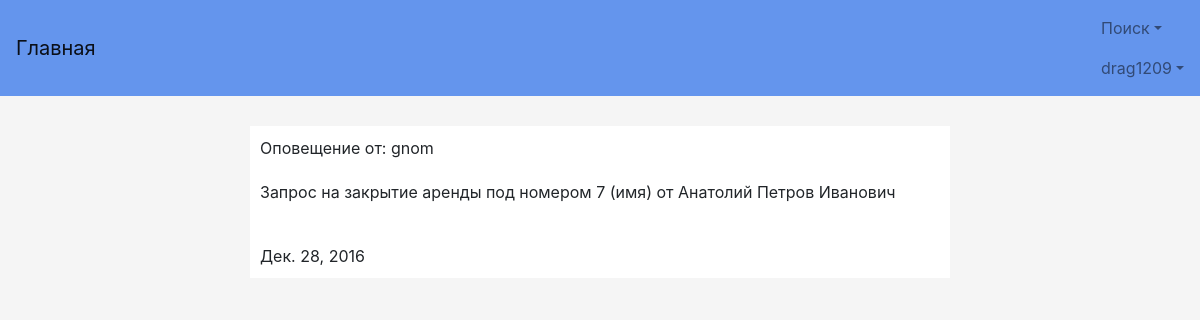
Screenshot of /profile/mails (signed in) with the database file from the repository.
### TOFI/models.py (models this page shows, shortened)
class MyUser(AbstractBaseUser):
    username = models.CharField(verbose_name='Логин', max_length=50, unique=True)
    password = models.CharField(verbose_name='Пароль', max_length=50)
    name = models.CharField(verbose_name='Имя', max_length=50)
    surname = models.CharField(verbose_name='Фамилия', max_length=50)
    last_name = models.CharField(verbose_name='Отчество', max_length=50)
    age = models.IntegerField(verbose_name='Возраст')
    passport_id = models.CharField(verbose_name='Номер паспорта', max_length=50, unique=True)
    phone = models.CharField(verbose_name='Телефон', max_length=50)
    address = models.CharField(verbose_name='Адрес', max_length=50)
    email = models.CharField(verbose_name='Электронная почта', max_length=50, unique=True)
    taxpayer_account_number = models.IntegerField(verbose_name='УНН', null=True)
    license_field = models.CharField(verbose_name='Лицензия', max_length=50, null=True)
    ie = models.BooleanField(verbose_name='ИП', default=False)
    balance = models.FloatField(verbose_name='', default=0)
    user_card_id = models.ManyToManyField(UserCard, default=None)
    objects = MyUserManager()
    USERNAME_FIELD = 'username'
    REQUIRED_FIELDS = ['name', 'surname', 'last_name', 'age', 'passport_id', 'phone', 'address', 'email', 'ie']
    is_active = models.BooleanField(default=True)
    reason_block = models.CharField(max_length=100, null=True)
    is_admin = models.BooleanField(default=False)
    is_moder = models.BooleanField(default=False)
    wrong_password_number = models.IntegerField(default=0)

class MessageStatusRent(models.Model):
    id_user_from = models.IntegerField()
    login_user_from = models.CharField(max_length=50, null=True)
    id_user_to = models.IntegerField()
    creation_date = models.DateField(default=None)
    text_message = models.CharField(max_length=100)
    text_more = models.CharField(max_length=100)
    id_rent = models.IntegerField(null=True)
    is_new = models.BooleanField(default=True)  # прочитано ли сообщение
    is_done = models.BooleanField(default=False)  # запрос на аренду True - подтвердил
    type_mes = models.BooleanField(default=True)

### user_profile/views.py (the view)
# urls.py: url(r'mails', views.mails, name='Mails'),
def mails(request):
    if request.user.is_anonymous or not request.user.is_active:
        return HttpResponseRedirect("/login")
    mails = models.MessageStatusRent.objects.all().filter(id_user_to=request.user.id).order_by('-creation_date')
    for mail in mails:
        mail.is_new = False
        mail.save()
    return render(request, "Profile/Mails.html", {'mails': mails})

### TOFI/templates/Profile/Mails.html (shortened to what this page needs)
{% extends "base.html" %}
{% block content %}
        {% if mails %}
            {% for mail in mails %}
                <table class="center">
                    <tr class="padding">
                        <td class="padding">
                            Оповещение от: {{ mail.login_user_from }}
                        </td>
                    </tr>
                    <tr>
                        <td class="padding">
                            {{ mail.text_message }}
                        </td>
                    </tr>
                    <tr>
                        <td class="padding">
                        </td>
                    </tr>
                    <tr>
                        <td class="padding">
                            {{ mail.creation_date }}
                        </td>
                    </tr>
                </table>
            {% endfor %}
        {% endif %}
{% endblock %}

### TOFI/templates/base.html (shortened to what this page needs)
{% load staticfiles %}
<!DOCTYPE html>
<html lang="ru">
  <head>
      <link href="https://cdnjs.cloudflare.com/ajax/libs/twitter-bootstrap/4.0.0-alpha.5/css/bootstrap.min.css"
            rel="stylesheet">
      <link href="{% static 'style.css' %}" rel="stylesheet">
      <link href="http://ajax.googleapis.com/ajax/libs/jqueryui/1.8/themes/base/jquery-ui.css" rel="stylesheet"
            type="text/css"/>
      <link href="https://cdnjs.cloudflare.com/ajax/libs/bootstrap-datepicker/1.6.4/css/bootstrap-datepicker.min.css"
            rel="stylesheet" type="text/css">
      <link href="https://cdnjs.cloudflare.com/ajax/libs/bootstrap-datetimepicker/4.17.43/css/bootstrap-datetimepicker.min.css"
            rel="stylesheet" type="text/css">
  </head>
  <body>
  <nav class="navbar navbar-light">
      <a class="navbar-brand" href="{% url 'Main' %}">Главная</a>
      <ul class="nav navbar-nav">
          {% if request.user.is_anonymous %}
              <li class="nav-item active">
                  <a class="nav-link" href="{% url 'Registration' %}">Регистрация<span class="sr-only">(current)</span></a>
              </li>
              <li class="nav-item active">
                  <a class="nav-link" href="{% url 'Login' %}">Вход<span class="sr-only">(current)</span></a>
              </li>
              <li class="nav-item dropdown">
                  <a class="nav-link dropdown-toggle" href="#" id="supportedContentDropdown" data-toggle="dropdown"
                     aria-haspopup="true" aria-expanded="false">Поиск</a>
                  <div class="dropdown-menu" aria-labelledby="supportedContentDropdown">
                      <a class="dropdown-item" href="{% url 'SearchUser' %}">Поиск пользователей</a>
                      <a class="dropdown-item" href="{% url 'SearchRent' %}">Поиск жилья</a>
                  </div>
              </li>
            {% else %}
              <li class="nav-item dropdown">
                  <a class="nav-link dropdown-toggle" href="#" id="supportedContentDropdown" data-toggle="dropdown"
                     aria-haspopup="true" aria-expanded="false">Поиск</a>
              </li>
              <li class="nav-item dropdown">
                  <a class="nav-link dropdown-toggle" href="#" id="supportedContentDropdown" data-toggle="dropdown"
                     aria-haspopup="true" aria-expanded="false">{{ request.user.username }}</a>
              </li>
          {% endif %}
      </ul>
  </nav>
  <div class="main-body">
      <div class="container">
        {% block content %}
        {% endblock %}
    </div>
  </div>
  </body>
</html>

### TOFI/static/style.css (style rules this page uses)
.center { width: 100%; max-width: 700px; padding: 10px; margin: auto auto 50px; background: white; }
a { color: darkslateblue; }
body { margin: auto; padding-bottom: 0; height: auto; background-color: whitesmoke; link: dodgerblue; }
table { width: 100%; }
.main-body { padding-top: 10px; padding-bottom: auto; margin-top: 20px; }
.padding { padding: 10px; }
.navbar-light { background-color: cornflowerblue; }

### rows the page displays
MyUser: user.username "drag1209"
MessageStatusRent: login_user_from "gnom", text_message "Запрос на закрытие аренды под номером 7 (имя) от Анатолий Петров Иванович", creation_date "Дек. 28, 2016"
